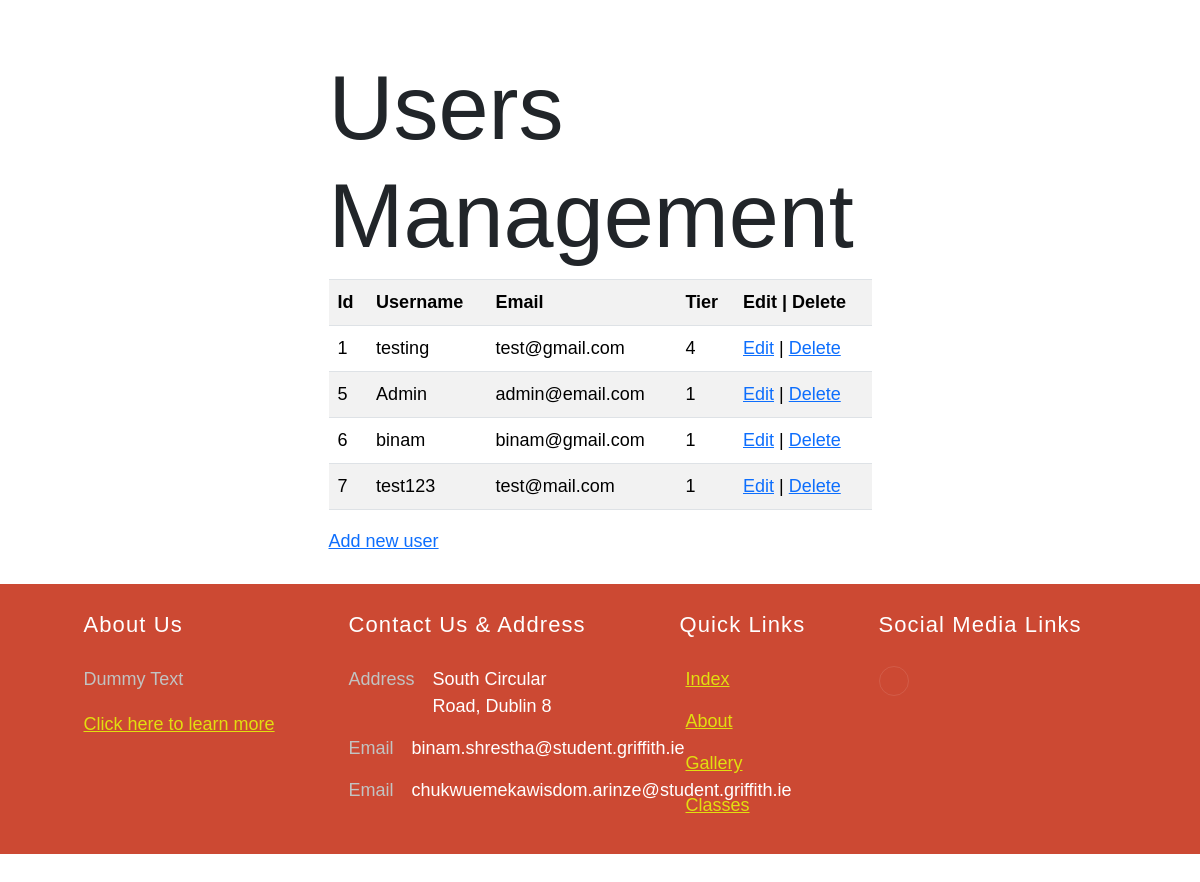
The page /admin/users.php (signed in) on the database its author committed.
### tables this page shows
CREATE TABLE `users` (
  `id` int(11) NOT NULL AUTO_INCREMENT,
  `f_name` varchar(128) NOT NULL,
  `l_name` varchar(128) NOT NULL,
  `username` varchar(128) NOT NULL,
  `email` varchar(255) NOT NULL,
  `password_hash` varchar(255) NOT NULL,
  `user_tier` int(11) DEFAULT '1',
  `active` tinyint(1) NOT NULL DEFAULT '1',
  `added` datetime NOT NULL DEFAULT CURRENT_TIMESTAMP,
  PRIMARY KEY (`id`),
  UNIQUE KEY `email` (`email`),
  KEY `user_tier` (`user_tier`),
  CONSTRAINT `users_ibfk_1` FOREIGN KEY (`user_tier`) REFERENCES `tier` (`tier_id`)
);

### admin/users.php (the view, shortened to what this page needs)
<?php
include '../config/database.php';
if ($stm = $connect->prepare('SELECT * FROM users')) {
    $stm->execute();
    $result = $stm->get_result();
    if ($result->num_rows > 0) {
?>
<!DOCTYPE html>
<html>
<head>
    <link rel="stylesheet" href="https://maxcdn.bootstrapcdn.com/bootstrap/4.0.0/css/bootstrap.min.css">
</head>
<body>
<div class="container mt-5">
    <div class="row justify-content-center">
        <div class="col-md-6">
            <h1 class="display-1">Users Management</h1>
            <table class="table table-striped table-hover">
                <tr>
                    <th>Id</th>
                    <th>Username</th>
                    <th>Email</th>
                    <th>Tier</th>
                    <th>Edit | Delete</th>
                </tr>
                <?php while($record = mysqli_fetch_assoc($result)){ ?>
                <tr>
                    <td><?php echo $record['id']; ?></td>
                    <td><?php echo $record['username']; ?></td>
                    <td><?php echo $record['email']; ?></td>
                    <td><?php echo $record['user_tier']; ?></td>
                    <td>
                        <a href="users_edit.php?id=<?php echo $record['id']; ?>">Edit</a> |
                        <a href="users.php?delete=<?php echo $record['id']; ?>">Delete</a>
                    </td>
                </tr>
                <?php } ?>
            </table>
            <a href="users_add.php">Add new user</a>
        </div>
    </div>
</div>
</body>
</html>
<?php
    } else {
        echo 'No users found';
    }
} else {
    echo 'Could not prepare statement for users.php!';
}
include('../app/views/footer.php');
?>

### app/views/footer.php (shortened to what this page needs)
<!DOCTYPE html>
<html>
    <head>
        <link href="https://cdn.jsdelivr.net/npm/bootstrap@5.3.3/dist/css/bootstrap.min.css" rel="stylesheet">
        <link rel="stylesheet" href="../../public/css/style.css">
    </head>
    <body>
        <footer class="site-footer">
            <div class="container">
                <div class="row mb-5">
                    <div class="col-md-3 mb-5">
                        <h2>About Us</h2>
                        <p>Dummy Text</p>
                        <p><a href="#">Click here to learn more</a></p>
                    </div>
                    <div class="col-md-3 mb-5">
                        <h2>Contact Us &amp; Address</h2>
                        <ul class="list-unstyled footer-link">
                            <li class="d-flex">
                                <span class="me-3">Address</span><span class="text-white">South Circular Road, Dublin 8</span>
                            </li>
                            <li class="d-flex">
                                <span class="me-3">Email</span><span class="text-white">binam.shrestha@student.griffith.ie</span>
                            </li>
                            <li class="d-flex">
                                <span class="me-3">Email</span><span class="text-white">chukwuemekawisdom.arinze@student.griffith.ie</span>
                            </li>
                        </ul>
                    </div>
                    <div class="col-md-3 mb-5">
                        <h2 style="margin-left: 3em">Quick Links</h2>
                        <ul class="list-unstyled footer-link" style="margin-left: 4em">
                            <li><a href="../../public/index.php">Index</a></li>
                            <li><a href="../../app/views/aboutUs.php">About</a></li>
                            <li><a href="../../app/views/gallery.php">Gallery</a></li>
                            <li><a href="../../app/views/classes.php">Classes</a></li>
                        </ul>
                    </div>
                    <div class="col-md-3">
                        <h2>Social Media Links</h2>
                        <ul class="list-unstyled footer-link d-flex footer-social">
                            <li><a href="#"><span class="fa fa-linkedin"></span></a></li>
                        </ul>
                    </div>
                </div>
            </div>
        </footer>
    </body>
</html>

### public/css/style.css (style rules this page uses)
* { margin:0 0 0 0; padding:0 0 0 0; box-sizing:border-box; font-family:"Poppins", sans-sarif, ; font-size: 18px; }
body { position: relative; padding-bottom: 275px; min-height: 100vh; font-family:"Arial", sans-sarif, Aptos; }
.site-footer { padding: 2em 5em 0 5em; background: #cc4933; font-size: 14px; color: #c2c3c2; position: absolute; bottom: 0; width: 100%; height: 15rem; margin: 0; }
.site-footer p:last-child { margin-bottom: 0; }
.site-footer a { color: #e2de10; border-bottom: 1px solid transparent; }
.site-footer h2 { font-size: 22px; margin-bottom: 28px; letter-spacing: .05em; color: #fff; }
.site-footer .footer-link li { line-height: 1.5; margin-bottom: 15px; }
.footer-social a { line-height: 0; border-radius: 50%; margin: 0 5px 5px 0; border: 1px solid rgba(255, 255, 255, 0.1); width: 30px; height: 30px; text-align: center; display: inline-block; }
* { margin: 0; padding:0; }

### rows shown on the page
users: id "1", username "testing", email "test@gmail.com", user_tier "4"
users: id "5", username "Admin", email "admin@email.com", user_tier "1"
users: id "6", username "binam", email "binam@gmail.com", user_tier "1"
users: id "7", username "test123", email "test@mail.com", user_tier "1"
